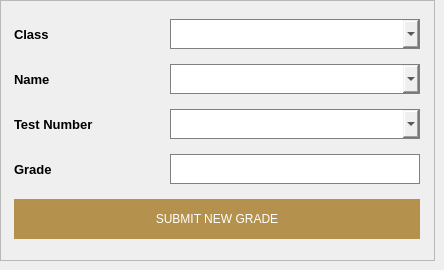
                  <widget class="QWidget" name="t_editgrade_page">
                   <widget class="QFrame" name="frame_16">
                    <property name="geometry">
                     <rect>
                      <x>0</x>
                      <y>0</y>
                      <width>435</width>
                      <height>261</height>
                     </rect>
                    </property>
                    <property name="frameShape">
                     <enum>QFrame::StyledPanel</enum>
                    </property>
                    <property name="frameShadow">
                     <enum>QFrame::Raised</enum>
                    </property>
                    <layout class="QHBoxLayout" name="horizontalLayout_22">
                     <item>
                      <layout class="QVBoxLayout" name="verticalLayout_17">
                       <item>
                        <layout class="QHBoxLayout" name="horizontalLayout_17">
                         <item>
                          <widget class="QLabel" name="label_20">
                           <property name="minimumSize">
                            <size>
                             <width>150</width>
                             <height>20</height>
                            </size>
                           </property>
                           <property name="maximumSize">
                            <size>
                             <width>150</width>
                             <height>20</height>
                            </size>
                           </property>
                           <property name="font">
                            <font>
                             <pointsize>10</pointsize>
                             <weight>75</weight>
                             <bold>true</bold>
                            </font>
                           </property>
                           <property name="text">
                            <string>Class</string>
                           </property>
                          </widget>
                         </item>
                         <item>
                          <widget class="QComboBox" name="t_editgrade_class_drop">
                           <property name="minimumSize">
                            <size>
                             <width>250</width>
                             <height>30</height>
                            </size>
                           </property>
                           <property name="maximumSize">
                            <size>
                             <width>250</width>
                             <height>30</height>
                            </size>
                           </property>
                           <property name="styleSheet">
                            <string notr="true">
border: 1px solid #808080;</string>
                           </property>
                          </widget>
                         </item>
                        </layout>
                       </item>
                       <item>
                        <layout class="QHBoxLayout" name="horizontalLayout_18">
                         <item>
                          <widget class="QLabel" name="label_15">
                           <property name="minimumSize">
                            <size>
                             <width>150</width>
                             <height>20</height>
                            </size>
                           </property>
                           <property name="maximumSize">
                            <size>
                             <width>150</width>
                             <height>20</height>
                            </size>
                           </property>
                           <property name="font">
                            <font>
                             <pointsize>10</pointsize>
                             <weight>75</weight>
                             <bold>true</bold>
                            </font>
                           </property>
                           <property name="text">
                            <string>Name</string>
                           </property>
                          </widget>
                         </item>
                         <item>
                          <widget class="QComboBox" name="t_editgrade_name_drop">
                           <property name="minimumSize">
                            <size>
                             <width>0</width>
                             <height>30</height>
                            </size>
                           </property>
                           <property name="maximumSize">
                            <size>
                             <width>16777215</width>
                             <height>30</height>
                            </size>
                           </property>
                           <property name="styleSheet">
                            <string notr="true">
border: 1px solid #808080;</string>
                           </property>
                          </widget>
                         </item>
                        </layout>
                       </item>
                       <item>
                        <layout class="QHBoxLayout" name="horizontalLayout_19">
                         <item>
                          <widget class="QLabel" name="label_21">
                           <property name="minimumSize">
                            <size>
                             <width>150</width>
                             <height>20</height>
                            </size>
                           </property>
                           <property name="maximumSize">
                            <size>
                             <width>150</width>
                             <height>20</height>
                            </size>
                           </property>
                           <property name="font">
                            <font>
                             <pointsize>10</pointsize>
                             <weight>75</weight>
                             <bold>true</bold>
                            </font>
                           </property>
                           <property name="text">
                            <string>Test Number</string>
                           </property>
                          </widget>
                         </item>
                         <item>
                          <widget class="QComboBox" name="t_editgrade_testno_drop">
                           <property name="minimumSize">
                            <size>
                             <width>0</width>
                             <height>30</height>
                            </size>
                           </property>
                           <property name="styleSheet">
                            <string notr="true">
border: 1px solid #808080;</string>
                           </property>
                          </widget>
                         </item>
                        </layout>
                       </item>
                       <item>
                        <layout class="QHBoxLayout" name="horizontalLayout_21">
                         <item>
                          <widget class="QLabel" name="label_23">
                           <property name="minimumSize">
                            <size>
                             <width>150</width>
                             <height>20</height>
                            </size>
                           </property>
                           <property name="maximumSize">
                            <size>
                             <width>150</width>
                             <height>20</height>
                            </size>
                           </property>
                           <property name="font">
                            <font>
                             <pointsize>10</pointsize>
                             <weight>75</weight>
                             <bold>true</bold>
                            </font>
                           </property>
                           <property name="text">
                            <string>Grade</string>
                           </property>
                          </widget>
                         </item>
                         <item>
                          <widget class="QLineEdit" name="t_editgrade_grade_field">
                           <property name="minimumSize">
                            <size>
                             <width>250</width>
                             <height>30</height>
                            </size>
                           </property>
                           <property name="maximumSize">
                            <size>
                             <width>250</width>
                             <height>30</height>
                            </size>
                           </property>
                           <property name="font">
                            <font>
                             <pointsize>10</pointsize>
                            </font>
                           </property>
                           <property name="cursor">
                            <cursorShape>IBeamCursor</cursorShape>
                           </property>
                           <property name="styleSheet">
                            <string notr="true">
border: 1px solid #808080;</string>
                           </property>
                           <property name="maxLength">
                            <number>50</number>
                           </property>
                          </widget>
                         </item>
                        </layout>
                       </item>
                       <item>
                        <widget class="QPushButton" name="t_editgrade_submit_btn">
                         <property name="minimumSize">
                          <size>
                           <width>0</width>
                           <height>40</height>
                          </size>
                         </property>
                         <property name="maximumSize">
                          <size>
                           <width>16777215</width>
                           <height>40</height>
                          </size>
                         </property>
                         <property name="styleSheet">
                          <string notr="true">background-color: rgb(180, 145, 76);
font: 12pt &quot;Montserrat SemiBold&quot;;
color: white;
border-style: outset;
border-width: 0px;</string>
                         </property>
                         <property name="text">
                          <string>SUBMIT NEW GRADE</string>
                         </property>
                        </widget>
                       </item>
                      </layout>
                     </item>
                    </layout>
                   </widget>
                  </widget>
